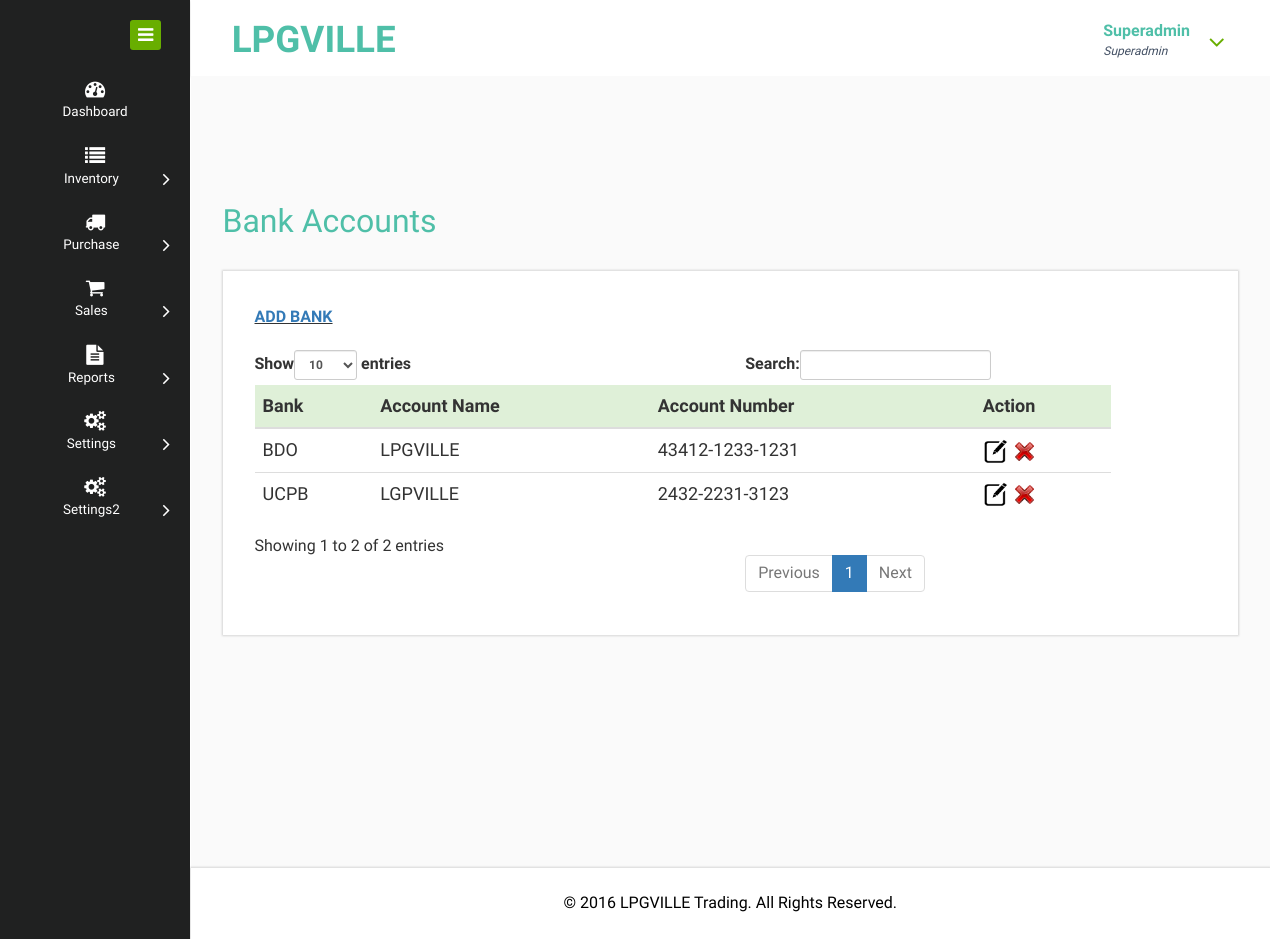
Screenshot of /admin/bank.php (signed in) with the database file from the repository.
### tables this page shows
CREATE TABLE `user` (
  `UserID` varchar(20) NOT NULL,
  `Username` varchar(50) NOT NULL,
  `Password` varchar(15) NOT NULL,
  `Role` varchar(15) NOT NULL,
  `UserStatus` varchar(10) NOT NULL,
  `DateAdded` date NOT NULL,
  `UserDelete` int(5) NOT NULL
);

CREATE TABLE `user_info` (
  `UserID` varchar(20) NOT NULL,
  `Fullname` varchar(100) NOT NULL,
  `Contact` varchar(50) NOT NULL,
  `Email` varchar(150) NOT NULL,
  `Address` varchar(150) NOT NULL
);

CREATE TABLE `bank` (
  `BankID` int(11) NOT NULL,
  `BankName` varchar(60) NOT NULL,
  `AccountName` varchar(60) NOT NULL,
  `AccountNumber` varchar(50) NOT NULL,
  `BankDelete` int(5) NOT NULL
);

CREATE TABLE `cms` (
  `ID` int(11) NOT NULL,
  `footer` varchar(200) NOT NULL,
  `about` text NOT NULL,
  `contact_text` varchar(255) NOT NULL,
  `contact_address` varchar(200) NOT NULL,
  `slider1` varchar(200) NOT NULL,
  `slider2` varchar(200) NOT NULL,
  `home_title1` varchar(200) NOT NULL,
  `home_title2` varchar(200) NOT NULL,
  `home_title3` varchar(200) NOT NULL,
  `home_text1` varchar(125) NOT NULL,
  `home_text2` varchar(125) NOT NULL,
  `home_text3` varchar(125) NOT NULL
);

### admin/session.php (called while the page is built, shortened)
<?php
$user = $conn->query("SELECT u.Username, u.Password, u.Role, u.UserStatus, u.DateAdded,
		ui.Fullname, ui.Contact, ui.Email, ui.Address,
		ua.Inventory, ua.PO, ua.Orders, ua.Reports, ua.Settings
		FROM user AS u
		INNER JOIN user_info AS ui ON u.UserID=ui.UserID
		INNER JOIN user_access AS ua ON u.UserID=ua.UserID
		AND u.UserID='$_SESSION[userid]'");
$urow = $user->fetch_assoc();
?>

### admin/bank.php (the view, shortened to what this page needs)
<?php
require('../connection.php');
require('session.php');
?>
<!DOCTYPE HTML>
<html>
  <?php
  require('head.php');
  ?>
<body>
<div class="page-container">
<div class="left-content">
<div class="mother-grid-inner">
  <?php
  require('header.php');
  ?>
  <?php
  $table = $conn->query("SELECT * FROM bank WHERE BankDelete=0");
  ?>
<div class="inner-block">
<div class="blank">
<h2>Bank Accounts</h2>
<div class="grid_3 grid_4">
<div class="page-header">
<b><u><a href="add_bank.php">ADD BANK</a></u></b>
</div>
<div class="bs-example">
<?php
  if($table->num_rows > 0) {
    echo '
    <table class="table" id="dataTables-example" style="font-size: 18px; width: 90%">
    <thead>
    <tr class="success">
      <th>Bank</th>
      <th>Account Name</th>
      <th>Account Number</th>
      <th>Action</th>
    </tr>
    </thead>
    <tbody>
    ';
    while($obj = $table->fetch_assoc()) {
      echo '<tr>';
      echo '<td>' .$obj['BankName']. '</td>';
      echo '<td>' .$obj['AccountName']. '</td>';
      echo '<td>' .$obj['AccountNumber']. '</td>';
      echo '<td>';
      echo '<a href="edit_bank.php?bankid=' .$obj['BankID']. '">
          <img src="icons/edit.png" style="width: 25px; height: 25px;" title="Edit Bank" />
          </a>';
      echo '<a href="delete_bank.php?bankid=' .$obj['BankID']. '&bankname=' .$obj['BankName']. '" onclick="return confirmRemove()">
          <img src="icons/delete.png" style="width: 25px; height: 25px;" title="Delete Bank Account" />
          </a>';
      echo '</td>';
      echo '</tr>';
    }
    echo '
    </tbody>
    </table>
    ';
  }
  else {
    echo 'No bank account records available.';
  }
  ?>
</div>
</div>
</div>
</div>
<?php
require('footer.php');
?>
</div>
</div>
  <?php
  require('navigation.php');
  ?>
</div>
</body>
</html>

### admin/header.php (shortened to what this page needs)
<div class="header-main">
<div class="header-left">
<div class="logo-name">
<a href="dashboard.php"> <h1>LPGVILLE</h1>
</a>
</div>
<div class="clearfix"> </div>
</div>
<div class="header-right">
<div class="profile_details">
<ul>
    <li class="dropdown profile_details_drop">
        <a href="#" class="dropdown-toggle" data-toggle="dropdown" aria-expanded="false">
        <div class="profile_img">
        <div class="user-name">
       <?php
        echo '<p>' .$urow['Fullname']. '</p>';
        echo '<span>' .$_SESSION['role']. '</span>';
        ?>
        </div>
        <i class="fa fa-angle-down lnr"></i>
        <div class="clearfix"></div>
        </div>
        </a>
                                    </li>
                                </ul>
                            </div>
                            <div class="clearfix"> </div>
                        </div>
                     <div class="clearfix"> </div>
                </div>

### admin/footer.php
 <?php
 	require('../connection.php');
   $cms = $conn->query("SELECT * FROM cms WHERE ID=1");
   $cmsrow = $cms->fetch_assoc();
   ?>
<div class="copyrights">
 <?php
                   echo
                   '
                   <p>© ' .$cmsrow['footer']. '</p>
                   ';
                   ?>
</div>

### rows the page displays
user: user_info.Fullname "Superadmin"
bank: BankName "BDO", AccountName "LPGVILLE", AccountNumber "43412-1233-1231"
bank: BankName "UCPB", AccountName "LGPVILLE", AccountNumber "2432-2231-3123"
cms: footer "2016 LPGVILLE Trading. All Rights Reserved."

### other values shown
$_SESSION['role'] "Superadmin"
